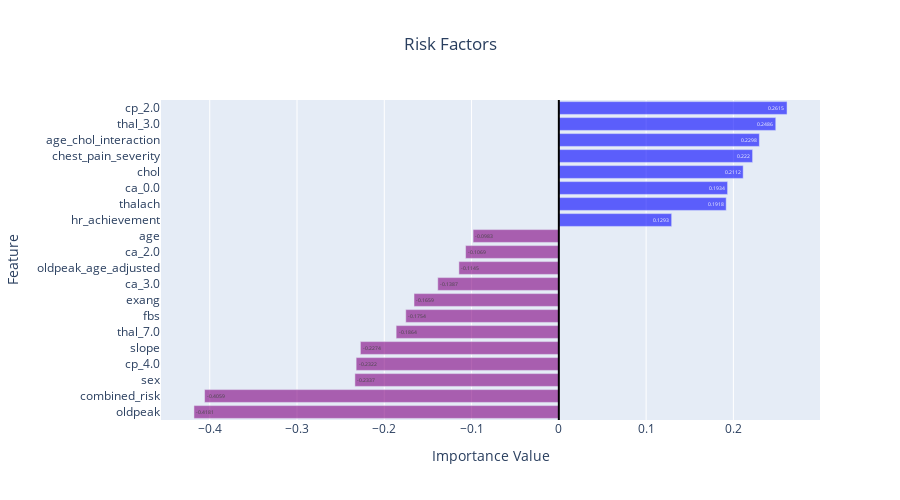

Source (notebook cell):
### Code cell
fig_imp = plot_feature_importance(
    feature_names=feature_names, 
    importances=best_model.coef_[0], 
    title="Risk Factors",
    save_path="../images/feature_importance.png"
)
fig_imp.show()

### Figure 1 — Plotly figure (JSON) as saved in the notebook; plotly's stock layout.template omitted (floating-point values rounded to 4 significant figures)
{"data": [{"marker": {"color": ["rgba(128, 0, 128, 0.6)", "rgba(128, 0, 128, 0.6)", "rgba(128, 0, 128, 0.6)", "rgba(128, 0, 128, 0.6)", "rgba(128, 0, 128, 0.6)", "rgba(128, 0, 128, 0.6)", "rgba(128, 0, 128, 0.6)", "rgba(128, 0, 128, 0.6)", "rgba(128, 0, 128, 0.6)", "rgba(128, 0, 128, 0.6)", "rgba(128, 0, 128, 0.6)", "rgba(128, 0, 128, 0.6)", "rgba(0, 0, 255, 0.6)", "rgba(0, 0, 255, 0.6)", "rgba(0, 0, 255, 0.6)", "rgba(0, 0, 255, 0.6)", "rgba(0, 0, 255, 0.6)", "rgba(0, 0, 255, 0.6)", "rgba(0, 0, 255, 0.6)", "rgba(0, 0, 255, 0.6)"]}, "orientation": "h", "text": [-0.4181, -0.4059, -0.2337, -0.2322, -0.2274, -0.1864, -0.1754, -0.1659, -0.1387, -0.1145, -0.1069, -0.0983, 0.1293, 0.1918, 0.1934, 0.2112, 0.222, 0.2298, 0.2486, 0.2615], "textposition": "auto", "type": "bar", "x": [-0.4181, -0.4059, -0.2337, -0.2322, -0.2274, -0.1864, -0.1754, -0.1659, -0.1387, -0.1145, -0.1069, -0.09828, 0.1293, 0.1918, 0.1934, 0.2112, 0.222, 0.2298, 0.2486, 0.2615], "y": ["oldpeak", "combined_risk", "sex", "cp_4.0", "slope", "thal_7.0", "fbs", "exang", "ca_3.0", "oldpeak_age_adjusted", "ca_2.0", "age", "hr_achievement", "thalach", "ca_0.0", "chol", "chest_pain_severity", "age_chol_interaction", "thal_3.0", "cp_2.0"]}], "layout": {"height": 500, "shapes": [{"line": {"color": "black", "dash": "solid", "width": 2}, "type": "line", "x0": 0, "x1": 0, "xref": "x", "y0": 0, "y1": 1, "yref": "y domain"}], "title": {"text": "Risk Factors", "x": 0.5}, "xaxis": {"title": {"text": "Importance Value"}}, "yaxis": {"title": {"text": "Feature"}}}}
